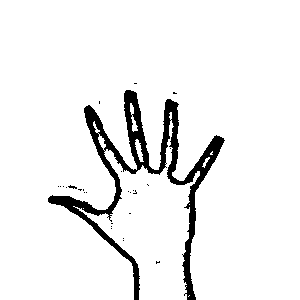
#> input picture HandGestureDataset/test/FIVE/FIVE_122.png, 300 x 300 px, given in place of the camera
$ python HandGestureRecognitionOpenCV.py
#> lines starting #> are read from the running program, lines starting #| are printed output that depends on the picture; after the words box and inside, x2 and y2 are one past the last pixel; in counts of white or black regions, pixels touching at a corner belong together
import cv2
import numpy as np
import math

cap = cv2.VideoCapture(0)

while True:
    ret, img = cap.read()
#> img is the input picture: shape (300, 300, 3); 93.6% white; 27 black regions (26 under 20 px), largest, box (x1, y1, x2, y2) and area: (48, 90, 225, 300) 5679
    if not ret or img is None:
        print("Failed to capture frame")
        continue

    # Draw ROI rectangle
    cv2.rectangle(img, (50, 50), (400, 400), (0, 255, 0), 2)
#> img: shape (300, 300, 3); 1.66% of pixels changed, all inside (x1, y1, x2, y2) = (49, 49, 300, 300)
    crop_img = img[50:400, 50:400]

    # Preprocessing
    grey = cv2.cvtColor(crop_img, cv2.COLOR_BGR2GRAY)
    blurred = cv2.GaussianBlur(grey, (35, 35), 0)
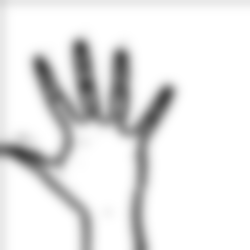
#> blurred: shape (250, 250); min 72, max 255, mean 230.3
    _, thresh1 = cv2.threshold(blurred, 127, 255, cv2.THRESH_BINARY_INV + cv2.THRESH_OTSU)
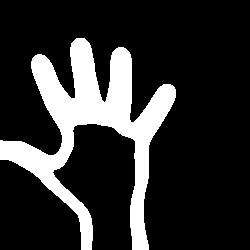
#> thresh1: shape (250, 250); 18.6% white; 1 white region

    cv2.imshow('Thresholded', thresh1)

    # Contours
    contours, _ = cv2.findContours(thresh1.copy(), cv2.RETR_TREE, cv2.CHAIN_APPROX_SIMPLE)
#> contours = 1 contour; box (x1, y1, x2, y2) and area: (0, 38, 176, 250) 11064
    if len(contours) == 0:
        cv2.imshow('Gesture', img)
        if cv2.waitKey(1) == 27:
            break
        continue

    cnt = max(contours, key=cv2.contourArea)
#> cnt = contour of 434 points, box (x1, y1, x2, y2) (0, 38, 176, 250), area 11064

    # Bounding box
    x, y, w, h = cv2.boundingRect(cnt)
#> x = 0; y = 38; w = 176; h = 212
    cv2.rectangle(crop_img, (x, y), (x + w, y + h), (0, 0, 255), 2)
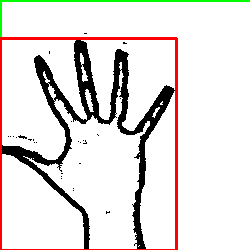
#> crop_img: shape (250, 250, 3); mean B, G, R 222.2, 224.5, 229.4

    # Convex hull
    hull = cv2.convexHull(cnt)
#> hull = contour of 15 points, box (x1, y1, x2, y2) (0, 38, 176, 250), area 27196
    drawing = np.zeros(crop_img.shape, np.uint8)
    cv2.drawContours(drawing, [cnt], 0, (0, 255, 0), 2)
    cv2.drawContours(drawing, [hull], 0, (0, 0, 255), 2)
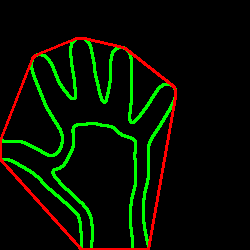
#> drawing: shape (250, 250, 3); mean of channels 0, 1, 2 0, 15.4, 7.1; drawn as B, G, R

    hull_indices = cv2.convexHull(cnt, returnPoints=False)
#> hull_indices = [433, 388, 386, 348, 347, 345, 344, 284, 182, 143, 142, 49, 48, 46, 0]
    defects = cv2.convexityDefects(cnt, hull_indices)
#> defects = [[0, 46, 15, 14016], [46, 48, 47, 114], [49, 142, 106, 15106], [143, 182, 175, 5252], [182, 284, 244, 32256], [284, 344, 305, 4656], [345, 347, 346, 114], [348, 386, 373, 13935], [386, 388, 387, 114], [388, 433, 406, 14813]]

    count_defects = 0
    if defects is not None:
        for i in range(defects.shape[0]):
            s, e, f, d = defects[i, 0]
            start = tuple(cnt[s][0])
            end = tuple(cnt[e][0])
            far = tuple(cnt[f][0])

            # Lengths of triangle sides
            a = math.dist(start, end)
            b = math.dist(start, far)
            c = math.dist(end, far)

            if b * c == 0:
                continue

            angle = math.acos((b**2 + c**2 - a**2) / (2 * b * c)) * (180 / math.pi)

            if angle <= 90:
                count_defects += 1
                cv2.circle(crop_img, far, 5, [0, 0, 255], -1)

            cv2.line(crop_img, start, end, [0, 255, 0], 2)
#> this loop made 10 passes
#> (s, e, f, d, start, end, far, a) on passes 1 to 10: (0, 46, 15, 14016, (76, 38), (37, 54), (74, 98), 42.15), (46, 48, 47, 114, (37, 54), (35, 55), (36, 55), 2.24), (49, 142, 106, 15106, (32, 58), (0, 140), (61, 146), 88.02), (143, 182, 175, 5252, (0, 159), (81, 249), (78, 215), 121.1), (182, 284, 244, 32256, (81, 249), (148, 249), (87, 123), 67), (284, 344, 305, 4656, (148, 249), (175, 97), (148, 145), 154.4), (345, 347, 346, 114, (175, 89), (174, 87), (174, 88), 2.24), (348, 386, 373, 13935, (172, 85), (125, 48), (131, 122), 59.82), (386, 388, 387, 114, (125, 48), (123, 47), (124, 48), 2.24), (388, 433, 406, 14813, (123, 47), (84, 38), (104, 102), 40.02)
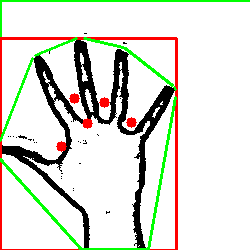
#> crop_img: shape (250, 250, 3); 3.31% of pixels changed, all inside (x1, y1, x2, y2) = (0, 37, 177, 250)
#> after the loop, count_defects = 5

    # Gesture output
    if count_defects == 1:
        gesture_text = "GESTURE ONE"
    elif count_defects == 2:
        gesture_text = "GESTURE TWO"
    elif count_defects == 3:
        gesture_text = "GESTURE THREE"
    elif count_defects == 4:
        gesture_text = "GESTURE FOUR"
    else:
        gesture_text = "Hello World!!!"

    cv2.putText(img, gesture_text, (50, 50), cv2.FONT_HERSHEY_SIMPLEX, 1.2, (255, 0, 0), 2)
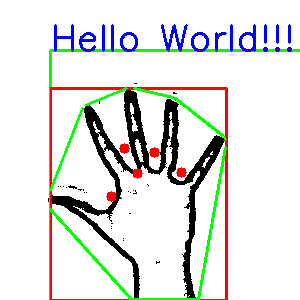
#> img: shape (300, 300, 3); mean B, G, R 226.1, 228.4, 226.9

    # Display results
    cv2.imshow('Gesture', img)
    combined = np.hstack((drawing, crop_img))
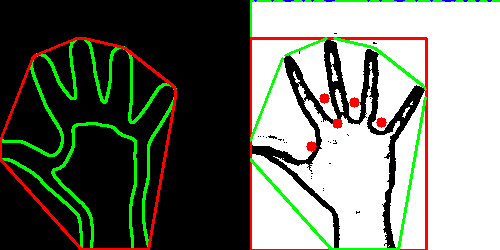
#> combined: shape (250, 500, 3); mean of channels 0, 1, 2 107.5, 119.3, 115; drawn as B, G, R
    cv2.imshow('Contours', combined)

    # Exit on ESC key
    if cv2.waitKey(1) == 27:
#> (key Esc is pressed here)
        break

cap.release()
cv2.destroyAllWindows()

$ run again, on HandGestureDataset/test/FIVE/FIVE_166.png
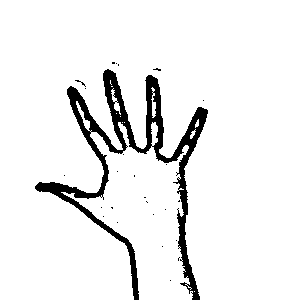
#> input picture HandGestureDataset/test/FIVE/FIVE_166.png, 300 x 300 px, given in place of the camera
#> img is the input picture: shape (300, 300, 3); 93.1% white; 26 black regions (25 under 20 px), largest, box (x1, y1, x2, y2) and area: (35, 69, 208, 300) 6141
#> thresh1: shape (250, 250); 19.8% white; 1 white region
#> contours = 1 contour; box (x1, y1, x2, y2) and area: (0, 17, 161, 250) 11783
#> cnt = contour of 541 points, box (x1, y1, x2, y2) (0, 17, 161, 250), area 11783
#> x = 0; y = 17; w = 161; h = 233
#> hull = contour of 16 points, box (x1, y1, x2, y2) (0, 17, 161, 250), area 29594
#> hull_indices = [540, 481, 479, 424, 423, 421, 420, 342, 211, 158, 157, 68, 64, 63, 59, 0]
#> defects = [[0, 59, 27, 13208], [59, 63, 60, 114], [64, 68, 65, 114], [68, 157, 127, 12510], [158, 211, 196, 6812], [211, 342, 282, 37632], [342, 420, 379, 5045], [421, 423, 422, 186], [424, 479, 461, 14200], [479, 481, 480, 114], [481, 540, 497, 16032]]
#> the loop `for i in range(defects.shape[0]):` made 11 passes
#> (s, e, f, d, start, end, far, a) on passes 1 to 7: (0, 59, 27, 13208, (57, 17), (21, 34), (55, 75), 39.81), (59, 63, 60, 114, (21, 34), (17, 36), (20, 35), 4.47), (64, 68, 65, 114, (16, 37), (14, 41), (16, 38), 4.47), (68, 157, 127, 12510, (14, 41), (0, 127), (50, 124), 87.13), (158, 211, 196, 6812, (0, 150), (80, 249), (73, 198), 127.3), (211, 342, 282, 37632, (80, 249), (152, 249), (75, 102), 72), (342, 420, 379, 5045, (152, 249), (160, 66), (138, 118), 183.2)
#> after the loop `for i in range(defects.shape[0]):`:
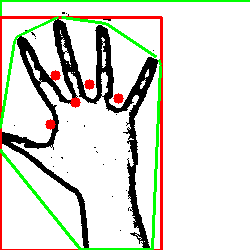
#> crop_img: shape (250, 250, 3); mean B, G, R 212.8, 222.4, 220.9
#> after the loop `for i in range(defects.shape[0]):`: count_defects = 5
#> `combined = np.hstack((drawing, crop_img))`:
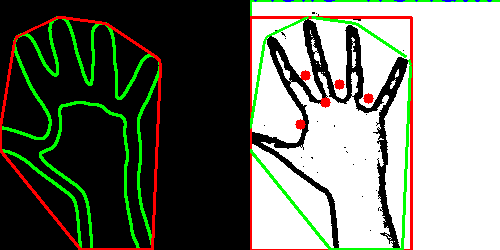
#> combined: shape (250, 500, 3); mean of channels 0, 1, 2 106.7, 119.2, 114.3; drawn as B, G, R

$ run again, on HandGestureDataset/test/FIVE/FIVE_174.png
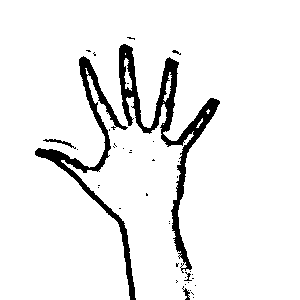
#> input picture HandGestureDataset/test/FIVE/FIVE_174.png, 300 x 300 px, given in place of the camera
#> img is the input picture: shape (300, 300, 3); 93% white; 39 black regions (33 under 20 px), largest, box (x1, y1, x2, y2) and area: (119, 44, 220, 273) 3566, (35, 56, 136, 300) 2498, (43, 139, 76, 149) 82, (182, 286, 190, 300) 46, (184, 272, 192, 281) 26, (172, 50, 181, 55) 20
#> thresh1: shape (250, 250); 20.7% white; 2 white regions
#> contours = 2 contours; box (x1, y1, x2, y2) and area: (0, 0, 172, 250) 12236, (134, 241, 142, 250) 45
#> cnt = contour of 525 points, box (x1, y1, x2, y2) (0, 0, 172, 250), area 12236
#> x = 0; w = 172; h = 250
#> hull = contour of 13 points, box (x1, y1, x2, y2) (0, 0, 172, 250), area 31356
#> hull_indices = [423, 379, 377, 376, 302, 300, 299, 144, 143, 98, 97, 4, 0]
#> defects = [[423, 0, 456, 16896], [0, 4, 1, 142], [4, 97, 59, 13277], [98, 143, 118, 7038], [144, 299, 216, 41330], [300, 302, 301, 162], [302, 376, 341, 5689], [377, 379, 378, 162], [379, 423, 400, 13813]]
#> the loop `for i in range(defects.shape[0]):` made 9 passes
#> (s, e, f, d, start, end, far, a) on passes 1 to 7: (423, 0, 456, 16896, (129, 0), (31, 0), (98, 66), 98), (0, 4, 1, 142, (31, 0), (27, 6), (31, 1), 7.21), (4, 97, 59, 13277, (27, 6), (0, 87), (51, 98), 85.38), (98, 143, 118, 7038, (0, 119), (76, 249), (64, 174), 150.6), (144, 299, 216, 41330, (88, 249), (138, 225), (67, 80), 55.46), (300, 302, 301, 162, (141, 222), (142, 219), (141, 220), 3.16), (302, 376, 341, 5689, (142, 219), (171, 56), (139, 109), 165.6)
#> after the loop `for i in range(defects.shape[0]):`:
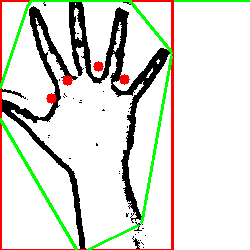
#> crop_img: shape (250, 250, 3); mean B, G, R 215, 223.2, 222.5
#> after the loop `for i in range(defects.shape[0]):`: count_defects = 4
#> `combined = np.hstack((drawing, crop_img))`:
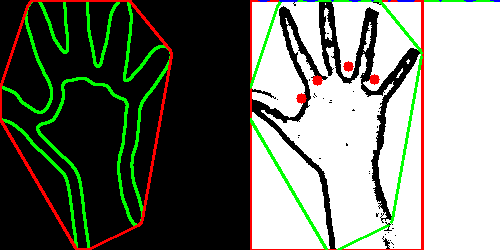
#> combined: shape (250, 500, 3); mean of channels 0, 1, 2 107.9, 119.9, 115.1; drawn as B, G, R
